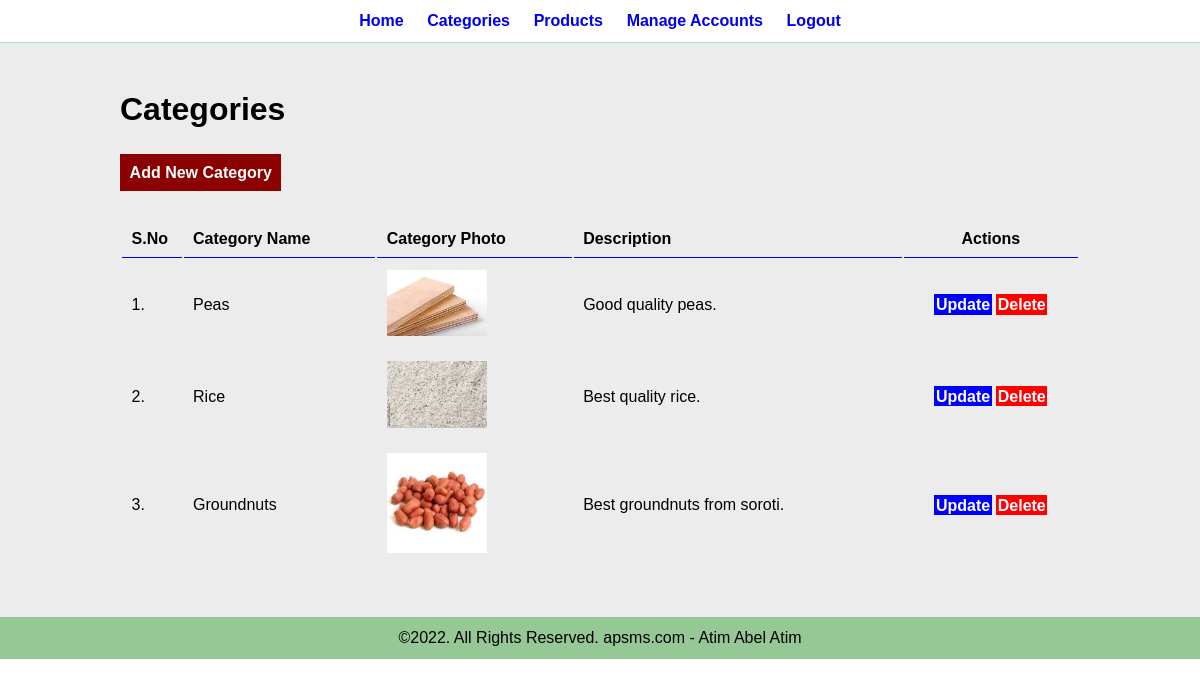
The app's page /admin/categories.php (signed in) with its own data.
### tables this page shows
CREATE TABLE `categories` (
  `s_no` int(11) NOT NULL,
  `category_name` varchar(150) NOT NULL,
  `img` varchar(150) NOT NULL,
  `description` varchar(255) NOT NULL
);

### admin/categories.php (the view)
<?php include ("includes/header.php"); ?>
<div class="main">
<div class="wrapper">
<h1>Categories</h1>
<br><br>
<a href="add_category.php" class="btn-primary">Add New Category</a>
<br><br><br>
<table class="tbl-wider">
<tr>
<th>S.No</th>
<th>Category Name</th>
<th>Category Photo</th>
<th>Description</th>
<th class="text-center">Actions</th>
</tr>
<?php
include ("../db_connect.php");
$display_command = "select * from categories";
$exec = mysqli_query($con, $display_command);
$s_n = 1;
while($row = mysqli_fetch_array($exec))
{
echo ("<tr>");
echo ("<td>" . $s_n++ . ". </td>");
echo ("<td>" . $row[1] . "</td>");
if($row[2]!="")
{
echo ("<td><img src='../resources/images/categories/$row[2]' width='100px'></td>");
}
else
{
echo ("<td>" . "Image not uploaded" . "</td>");
}
echo ("<td>" . $row[3] . "</td>");
echo ("<td class='text-center'>");
echo ("<a href='update_category.php?update_id=$row[0]' class='btn-secondary'>" . "Update" . "</a>");
echo ("  <a href='delete_category.php?delete_id=$row[0]' class='btn-danger'>" . "Delete" . "</a>");
echo ("</td>");
echo ("</tr>");
}
?>
</table>
</div>
</div>
<?php include ("includes/footer.php"); ?>

### css/admin.css (style rules this page uses)
* { font-family: 'Lucida Sans', 'Lucida Sans Regular', 'Lucida Grande', 'Lucida Sans Unicode', Geneva, Verdana, sans-serif; margin: 0; padding: 0; }
.wrapper { width: 80%; padding: 1%; margin: 0 auto; }
.text-center { text-align: center; }
.tbl-wider { width: 100%; }
table tr th { border-bottom: solid 1px blue; padding: 1%; text-align: left; }
table tr td { padding: 1%; }
.btn-primary { background-color: darkred; color: white; cursor: pointer; padding: 1%; text-decoration: none; font-weight: bold; border: none; }
.btn-secondary { background-color: blue; color: white; cursor: pointer; padding: 1%; text-decoration: none; font-weight: bold; border: none; }
.btn-danger { background-color: red; color: white; cursor: pointer; padding: 1%; text-decoration: none; font-weight: bold; border: none; }
.main { background-color: #ececec; padding: 3% 0; }

### records on screen
categories: category_name "Peas", img (picture), description "Good quality peas."
categories: category_name "Rice", img (picture), description "Best quality rice."
categories: category_name "Groundnuts", img (picture), description "Best groundnuts from soroti."
